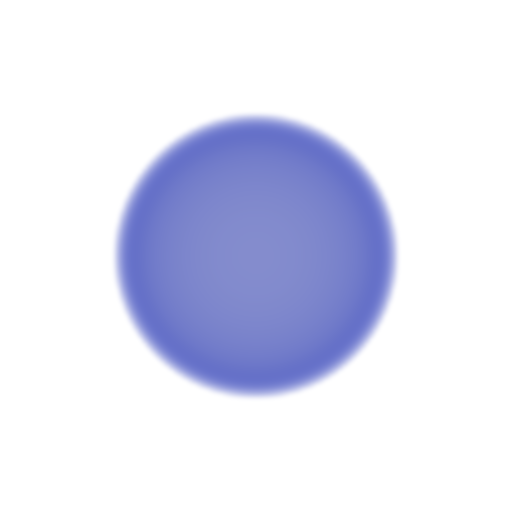

Recreate this plot in Python.
#!/usr/bin/env python3
"""
smoke_test.py — Step 0 environment de-risk.

Generates a synthetic 64^3 scalar volume (a fuzzy sphere) and renders it to a PNG
using VTK's offscreen volume renderer. No dataset download required.

Run:
    python smoke_test.py

Success = it prints "RENDER OK" and writes smoke_test.png.
If this works, the whole project is unblocked: the agent can render volumes headlessly.
If VTK is missing:  pip install vtk numpy
"""

import sys

def main():
    try:
        import numpy as np
        import vtk
        from vtk.util import numpy_support
    except Exception as e:
        print(f"IMPORT FAILED: {e}")
        print("Fix: pip install vtk numpy   (in a venv)")
        return 1

    # 1. Synthetic volume: a smooth sphere scalar field in a 64^3 grid.
    n = 64
    lin = np.linspace(-1.0, 1.0, n)
    x, y, z = np.meshgrid(lin, lin, lin, indexing="ij")
    r = np.sqrt(x**2 + y**2 + z**2)
    field = np.clip(1.0 - r, 0.0, 1.0).astype(np.float32)  # 1 at center -> 0 at edge

    # 2. Wrap as a vtkImageData.
    flat = field.ravel(order="F")  # VTK expects Fortran order for flat scalars
    vtk_arr = numpy_support.numpy_to_vtk(flat, deep=True, array_type=vtk.VTK_FLOAT)
    image = vtk.vtkImageData()
    image.SetDimensions(n, n, n)
    image.SetSpacing(1.0, 1.0, 1.0)
    image.GetPointData().SetScalars(vtk_arr)

    # 3. Transfer functions: opacity ramp 0->1, cool->warm color map.
    opacity = vtk.vtkPiecewiseFunction()
    opacity.AddPoint(0.0, 0.0)
    opacity.AddPoint(1.0, 0.9)

    color = vtk.vtkColorTransferFunction()
    color.AddRGBPoint(0.0, 0.23, 0.29, 0.75)   # low = cool blue
    color.AddRGBPoint(0.5, 0.87, 0.87, 0.87)   # mid = grey
    color.AddRGBPoint(1.0, 0.71, 0.02, 0.15)   # high = warm red

    volume_property = vtk.vtkVolumeProperty()
    volume_property.SetColor(color)
    volume_property.SetScalarOpacity(opacity)
    volume_property.ShadeOff()
    volume_property.SetInterpolationTypeToLinear()

    mapper = vtk.vtkGPUVolumeRayCastMapper()
    try:
        mapper.SetInputData(image)
    except Exception:
        mapper = vtk.vtkSmartVolumeMapper()
        mapper.SetInputData(image)

    volume = vtk.vtkVolume()
    volume.SetMapper(mapper)
    volume.SetProperty(volume_property)

    # 4. Offscreen render.
    renderer = vtk.vtkRenderer()
    renderer.SetBackground(1.0, 1.0, 1.0)  # white
    renderer.AddVolume(volume)

    render_window = vtk.vtkRenderWindow()
    render_window.SetOffScreenRendering(1)   # headless
    render_window.SetSize(512, 512)
    render_window.AddRenderer(renderer)

    renderer.ResetCamera()
    render_window.Render()

    # 5. Write PNG.
    w2i = vtk.vtkWindowToImageFilter()
    w2i.SetInput(render_window)
    w2i.Update()

    writer = vtk.vtkPNGWriter()
    writer.SetFileName("smoke_test.png")
    writer.SetInputConnection(w2i.GetOutputPort())
    writer.Write()

    print(f"RENDER OK  (vtk {vtk.VTK_VERSION}) -> smoke_test.png")
    return 0


if __name__ == "__main__":
    sys.exit(main())
